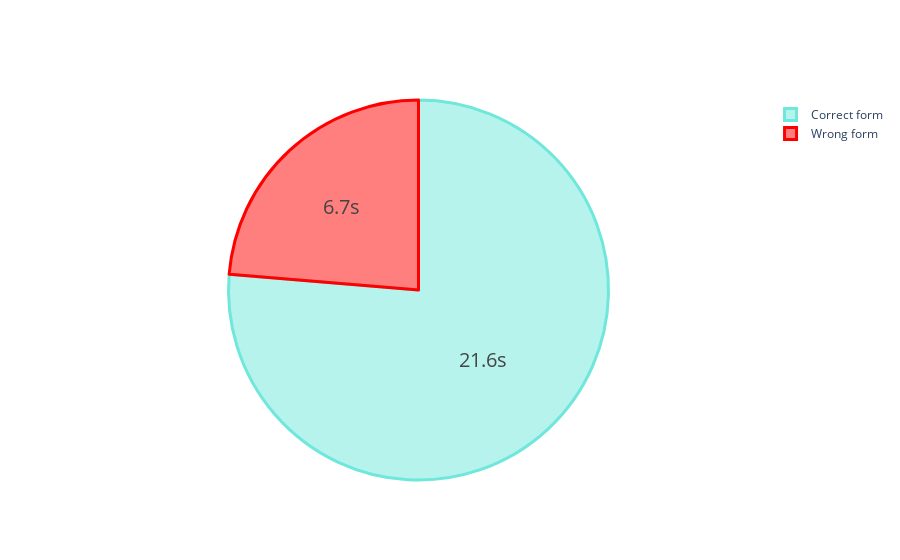

Notebook code cell kept with this figure:
### Markdown cell above
# Pie chart comparing cumulative time spent doing correct and wrong form

### Code cell
fig4 = go.Figure(data=[go.Pie(labels=x_bar,
                              values=y_bar)])

fig4.update_traces(hoverinfo='label+percent', 
                   text=text_label,
                   textinfo='text', 
                   textfont_size=20,
                   marker=dict(colors=form_colors, 
                               line=dict(color=form_line_colors, 
                                         width=3))
                  )

fig4.show()

### Figure 1 — Plotly figure (JSON) as saved in the notebook; plotly's stock layout.template omitted (floating-point values rounded to 4 significant figures)
{"data": [{"hoverinfo": "label+percent", "labels": ["Correct form", "Wrong form"], "marker": {"colors": ["rgba(111, 231, 219, 0.5)", "rgba(255,0,0,0.5)"], "line": {"color": ["rgba(111, 231, 219, 1)", "rgba(255,0,0,1)"], "width": 3}}, "text": ["21.6s", "6.7s"], "textfont": {"size": 20}, "textinfo": "text", "type": "pie", "values": [21.6, 6.7]}], "layout": {}}
